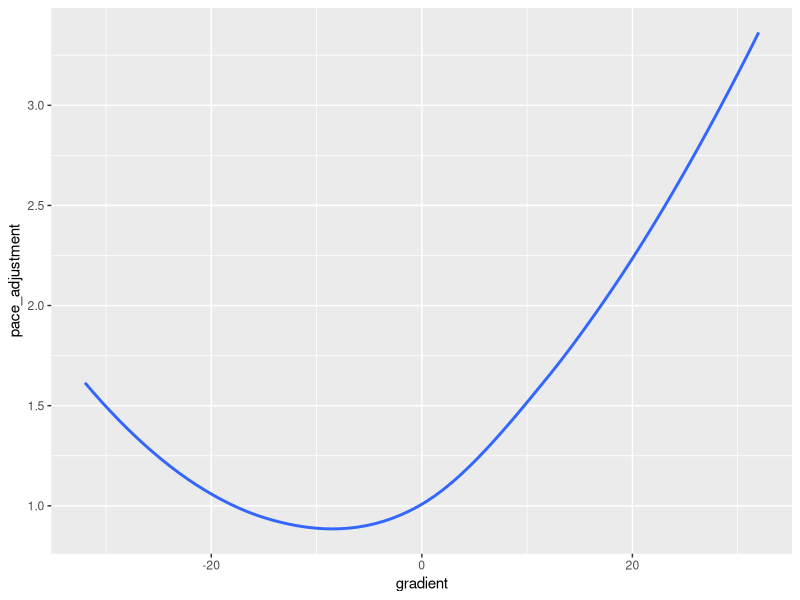

This figure's R source: (Note: this script raises an error after producing the figure.)
library(tidyverse)
library(XML)
library(lubridate)

# Replicate Strava Model ------------------------------------------------
gradient <- c(-32, -28, -24, -20.5, -17, -15, -8, 0, 10.5, 12, 15, 17, 21, 28, 32)
pace_adjustment <- c(1.6, 1.4, 1.2, 1.1, 1, .9, .9, 1, 1.45, 1.7, 1.85, 2.05, 2.35, 2.95, 3.35)

points <- tibble(gradient, pace_adjustment)

points %>% 
  ggplot(aes(x = gradient, y=pace_adjustment)) +
  geom_smooth(se=F)

gapmodel <- loess(y ~ x, points)



# Load Course GPX ------------------------------------------------------
course_dataframe <- tibble()

gpx_course_function <- function(x, y){
  gpx_parsed <- htmlTreeParse(file = x, useInternalNodes = TRUE)
  coords <- xpathSApply(doc = gpx_parsed, path = "//trkpt", fun = xmlAttrs)
  elevation <- xpathSApply(doc = gpx_parsed, path = "//trkpt/ele", fun = xmlValue)
  course_dataframe <<- tibble(
    lat = as.numeric(coords["lat", ]),
    lon = as.numeric(coords["lon", ]),
    elevation = as.numeric(elevation)) %>% 
    mutate(race = y) %>% 
    rbind(course_dataframe)
}

gpx_course_function("Data/Boston Marathon 2023.gpx", "Boston")


course_dataframe <- course_dataframe %>% 
  reframe(lat, lon, elevation, race, count = n() - 1) %>% 
  mutate(row = row_number() - 1,
         distance = 42.374028 / count * row) %>% 
  select(-row, -count)

course_dataframe <- course_dataframe %>% 
  mutate(elevation_change = elevation - lag(elevation), 
         grade = 0.1 * (elevation_change / course_dataframe$distance[2]))

course_dataframe$pace_adjustment <- predict(gapmodel, course_dataframe$grade)

# ------
mean_adjustment <- course_dataframe$pace_adjustment %>% mean(na.rm = TRUE)

goal_time <- hms("2:40:00")
grade_adjusted_time <- as.numeric(seconds(goal_time)) / mean_adjustment

grade_adjusted_time_per_segment <- grade_adjusted_time / (nrow(course_dataframe) - 1)


(grade_adjusted_time_per_segment * (course_dataframe$pace_adjustment [-1]))[81:160] %>% sum()
1138.447 / 60
